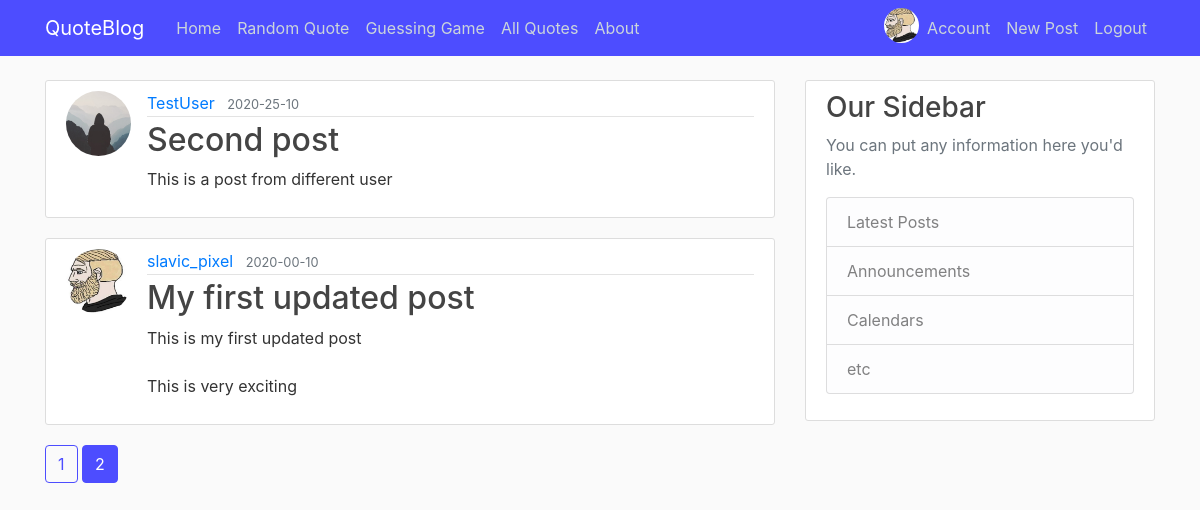
/home?page=2 (signed in), run on the app's committed database.
### quoteblog/models.py (models this page shows, shortened)
class User(db.Model, UserMixin):
    id = db.Column(db.Integer, primary_key=True)
    username = db.Column(db.String(20), unique=True, nullable=False)
    email = db.Column(db.String(120), unique=True, nullable=False)
    image_file = db.Column(db.String(20), nullable=False, default='default.jpg')
    password = db.Column(db.String(60), nullable=False)
    posts = db.relationship('Post', backref='author', lazy=True)

class Post(db.Model):
    id = db.Column(db.Integer, primary_key=True)
    title =  db.Column(db.String(100), nullable=False)
    date_posted = db.Column(db.DateTime, nullable=False, default=datetime.utcnow)
    content = db.Column(db.Text, nullable=False)
    user_id = db.Column(db.Integer, db.ForeignKey('user.id'), nullable=False)

### quoteblog/main/routes.py (the view)
@main.route("/")
@main.route("/home")
def home():
    page = request.args.get('page', 1, type=int)
    posts = Post.query.order_by(Post.date_posted.desc()).paginate(page=page, per_page=2)
    return render_template('home.html', posts=posts)

### quoteblog/models.py (called while the page is built)
@login_manager.user_loader
def load_user(user_id):
    return User.query.get(int(user_id))

### quoteblog/templates/home.html
{% extends "layout.html" %}
{% block content %}
    {% for post in posts.items %}
        <article class="media content-section">
          <img class="rounded-circle article-img" src="{{ url_for('static', filename='profile_pics/' + post.author.image_file) }}">
          <div class="media-body">
            <div class="article-metadata">
              <a class="mr-2" href="{{ url_for('users.user_posts', username=post.author.username) }}">{{ post.author.username }}</a>
              <small class="text-muted">{{ post.date_posted.strftime('%Y-%M-%d') }}</small>
            </div>
            <h2><a class="article-title" href="{{ url_for('posts.post', post_id=post.id) }}">{{ post.title }}</a></h2>
            <p class="article-content">{{ post.content }}</p>
          </div>
        </article>
    {% endfor %}
    {% for page_num in posts.iter_pages(left_edge=1, right_edge=1, left_current=1, right_current=2) %}
        {% if page_num %}
          {% if posts.page == page_num %}
            <a class="btn btn-info mb-4" href="{{ url_for('main.home', page=page_num) }}">{{ page_num }}</a>
          {% else %}
            <a class="btn btn-outline-info mb-4" href="{{ url_for('main.home', page=page_num) }}">{{ page_num }}</a>
          {% endif %}
        {% else %}
          ...
        {% endif %}
    {% endfor %}
{% endblock content %}

### quoteblog/templates/layout.html (shortened to what this page needs)
<!doctype html>
<html lang="en">
  <head>
    <link rel="stylesheet" href="https://stackpath.bootstrapcdn.com/bootstrap/4.3.1/css/bootstrap.min.css">
    <link rel="stylesheet" type="text/css" href="{{ url_for('static', filename='main.css') }}">
</head>
<body>
    <header class="site-header">
        <nav class="navbar navbar-expand-md navbar-dark bg-steel fixed-top">
          <div class="container">
            <a class="navbar-brand mr-4" href="/">QuoteBlog</a>
            <div class="collapse navbar-collapse" id="navbarToggle">
              <div class="navbar-nav mr-auto">
                <a class="nav-item nav-link" href="{{ url_for('main.home') }}">Home</a>
                <a class="nav-item nav-link" href="{{ url_for('quotes.random_pick') }}">Random Quote</a>
                <a class="nav-item nav-link" href="{{ url_for('quotes.guess') }}">Guessing Game</a>
                <a class="nav-item nav-link" href="{{ url_for('quotes.allquotes') }}">All Quotes</a>
                <a class="nav-item nav-link" href="{{ url_for('main.about') }}">About</a>
              </div>
              <div class="navbar-nav">
                {% if current_user.is_authenticated %}
                <a href="{{ url_for('users.account') }}"><img class="rounded-circle account-img-nav" src="{{ url_for('static', filename='profile_pics/' + current_user.image_file) }}"></a>
                  <a class="nav-item nav-link" href="{{ url_for('users.account') }}">Account</a>
                  <a class="nav-item nav-link" href="{{ url_for('posts.new_post') }}">New Post</a>
                  <a class="nav-item nav-link" href="{{ url_for('users.logout') }}">Logout</a>
                {% else %}
                  <a class="nav-item nav-link" href="{{ url_for('users.login') }}">Login</a>
                  <a class="nav-item nav-link" href="{{ url_for('users.register') }}">Register</a>
                {% endif %}
              </div>
            </div>
          </div>
        </nav>
      </header>
      <main role="main" class="container">
        <div class="row">
          <div class="col-md-8">
            {% block content %}{% endblock %}
          </div>
          <div class="col-md-4">
            <div class="content-section">
              <h3>Our Sidebar</h3>
              <p class='text-muted'>You can put any information here you'd like.
                <ul class="list-group">
                  <li class="list-group-item list-group-item-light">Latest Posts</li>
                  <li class="list-group-item list-group-item-light">Announcements</li>
                  <li class="list-group-item list-group-item-light">Calendars</li>
                  <li class="list-group-item list-group-item-light">etc</li>
                </ul>
              </p>
            </div>
          </div>
        </div>
      </main>
</body>
</html>

### quoteblog/static/main.css (style rules this page uses)
body { background: #fafafa; color: #333333; margin-top: 5rem; }
h1, h2, h3, h4, h5, h6 { color: #444444; }
.bg-steel { background-color: #4d4dff; }
.site-header .navbar-nav .nav-link { color: #cbd5db; }
.content-section { background: #ffffff; padding: 10px 20px; border: 1px solid #dddddd; border-radius: 3px; margin-bottom: 20px; }
.article-title { color: #444444; }
.article-content { white-space: pre-line; }
.article-img { height: 65px; width: 65px; margin-right: 16px; }
.article-metadata { padding-bottom: 1px; margin-bottom: 4px; border-bottom: 1px solid #e3e3e3 }
.account-img-nav { height: 35px; width: 35px; }
.btn { border: 1px solid #4d4dff; color: #4d4dff; }
.btn:hover, .btn:active, .btn-info { background-color: #4d4dff; border: 1px solid #4d4dff; color: white; }

### data on the page
User: image_file (picture)
Post: image_file (placeholder picture), author.username "TestUser", date_posted "2020-25-10", title "Second post", content "This is a post from different user"
Post: image_file (picture), author.username "slavic_pixel", date_posted "2020-00-10", title "My first updated post", content "This is my first updated post This is very exciting"

### other printed values
{{ page_num }} "1"
{{ page_num }} "2"
